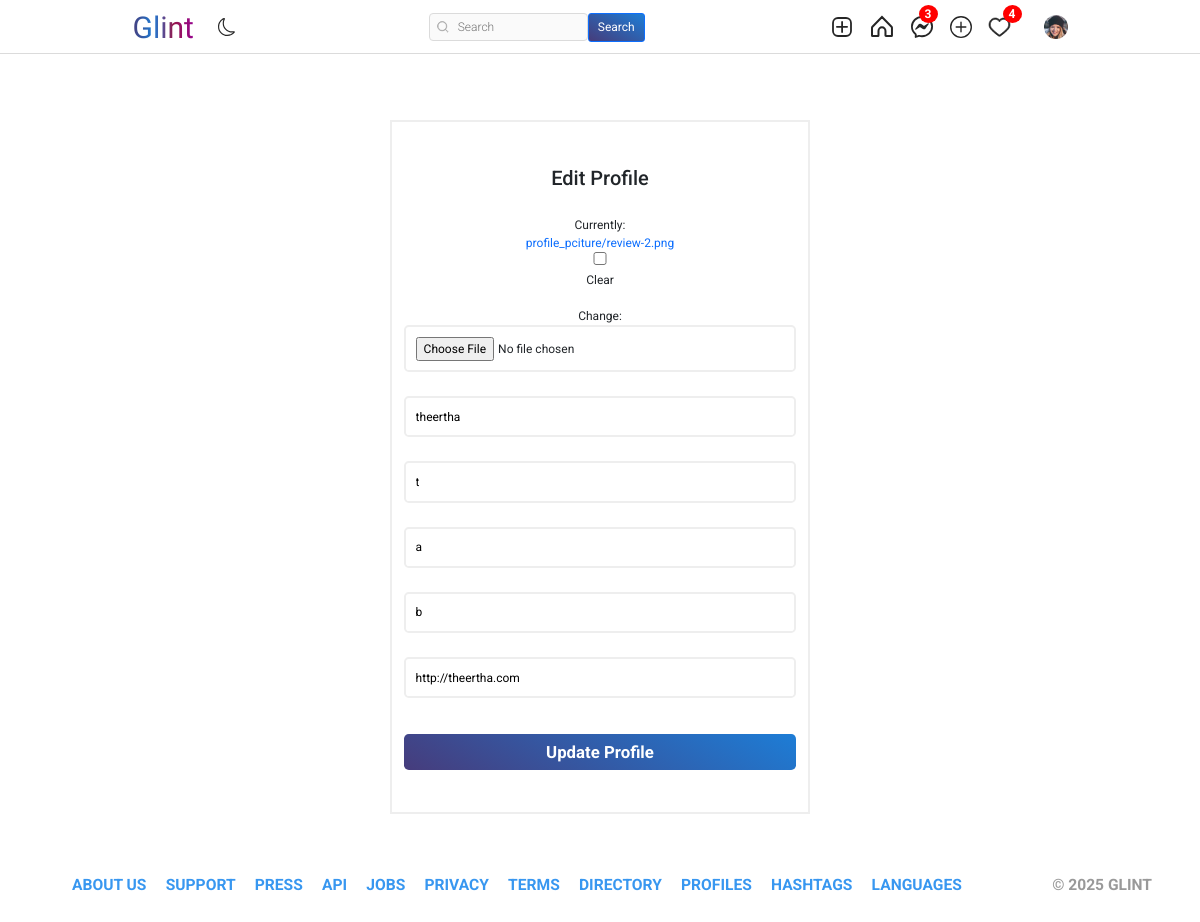
The page /users/profile/edit (signed in) on the database its author committed.
### authy/models.py (models this page shows, shortened)
class Profile(models.Model):
    user = models.OneToOneField(User, related_name='profile', on_delete=models.CASCADE)
    image = models.ImageField(upload_to="profile_pciture", null=True, default="default.jpg")
    first_name = models.CharField(max_length=200, null=True, blank=True)
    last_name = models.CharField(max_length=200, null=True, blank=True)
    bio = models.CharField(max_length=200, null=True, blank=True)
    location = models.CharField(max_length=200, null=True, blank=True)
    url = models.URLField(max_length=200, null=True, blank=True)
    favourite = models.ManyToManyField(Post, blank=True)

### authy/views.py (the view)
# urls.py: path('profile/edit', EditProfile, name="editprofile"),
def EditProfile(request):
    user = request.user.id
    profile = Profile.objects.get(user__id=user)
    if request.method == "POST":
        form = EditProfileForm(request.POST, request.FILES, instance=request.user.profile)
        if form.is_valid():
            profile.image = form.cleaned_data.get('image')
            profile.first_name = form.cleaned_data.get('first_name')
            profile.last_name = form.cleaned_data.get('last_name')
            profile.location = form.cleaned_data.get('location')
            profile.url = form.cleaned_data.get('url')
            profile.bio = form.cleaned_data.get('bio')
            profile.save()
            return redirect('profile', profile.user.username)
    else:
        form = EditProfileForm(instance=request.user.profile)
    context = {
        'form':form,
    }
    return render(request, 'editprofile.html', context)

### authy/forms.py
class EditProfileForm(forms.ModelForm):
    image = forms.ImageField(required=False)
    first_name = forms.CharField(widget=forms.TextInput(attrs={'class': 'input', 'placeholder': 'First Name'}), required=False)
    last_name = forms.CharField(widget=forms.TextInput(attrs={'class': 'input', 'placeholder': 'Last Name'}), required=False)
    bio = forms.CharField(widget=forms.TextInput(attrs={'class': 'input', 'placeholder': 'Bio'}), required=False)
    url = forms.CharField(widget=forms.TextInput(attrs={'class': 'input', 'placeholder': 'URL'}), required=False)
    location = forms.CharField(widget=forms.TextInput(attrs={'class': 'input', 'placeholder': 'Address'}), required=False)
    class Meta:
        model = Profile
        fields = ['image', 'first_name', 'last_name', 'bio', 'url', 'location']

### directs/views.py (called while the page is built)
def checkDirects(request):
	directs_count = 0
	if request.user.is_authenticated:
		directs_count = Message.objects.filter(user=request.user, is_read=False).count()
	return {'directs_count':directs_count}

### notification/views.py (called while the page is built)
def CountNotifications(request):
	count_notifications = 0
	if request.user.is_authenticated:
		count_notifications = Notification.objects.filter(user=request.user, is_seen=False).count()
	return {'count_notifications':count_notifications}

### templates/editprofile.html (shortened to what this page needs)
{% extends 'base.html' %}
{% load static %}
{% load crispy_forms_tags %}
{% block content %}
<br><br>
<!DOCTYPE html>
<html lang="en">
<head>
</head>
<body>
  <div id="wrapper">
    <div class="container">
      <div class="form-data">
        <form action="" method="POST" enctype="multipart/form-data">
          <div class="edit">
            <h3 style="padding: 20px; font-size: 20px;">Edit Profile</h3>
          </div>
          {{form.image}} <br>
		  {{form.first_name}} <br>
		  {{form.last_name}} <br>
		  {{form.bio}} <br>
		  {{form.location}} <br>
		  {{form.url}} <br>
          <button class="form-btn" type="submit">Update Profile</button>
        </form>
      </div>
    </div>
    <footer>
      <div class="container">
        <nav class="footer-nav">
          <ul>
            <li>
              <a href="#">About us</a>
            </li>
            <li>
              <a href="#">Support</a>
            </li>
            <li>
              <a href="#">Press</a>
            </li>
            <li>
              <a href="#">Api</a>
            </li>
            <li>
              <a href="#">Jobs</a>
            </li>
            <li>
              <a href="#">Privacy</a>
            </li>
            <li>
              <a href="#">Terms</a>
            </li>
            <li>
              <a href="#">Directory</a>
            </li>
            <li>
              <a href="#">Profiles</a>
            </li>
            <li>
              <a href="#">Hashtags</a>
            </li>
            <li>
              <a href="#">Languages</a>
            </li>
          </ul>
        </nav>
        <div class="copyright-notice">
          &copy 2025 Glint
        </div>
      </div>
    </footer>
  </div>
</body>
</html>
{% endblock content %}

### templates/base.html (shortened to what this page needs)
{% load static %}
<!DOCTYPE html>
<html lang="en">
<head>
    <link rel="stylesheet" href="https://cdn.jsdelivr.net/npm/bootstrap-icons@1.8.1/font/bootstrap-icons.css">
    <link href="https://cdn.jsdelivr.net/npm/bootstrap@5.1.3/dist/css/bootstrap.min.css" rel="stylesheet">
    <link rel="stylesheet" type="text/css" href="{% static 'assets1/style.css' %}">
    {% block extra_css %}
    <link rel="stylesheet" type="text/css" href="{% static 'assets1/style3.css' %}">
    {% endblock %}
</head>
<body>
    <header class="header">
        <nav class="header__content">
            <div class="header__buttons">
                    <div class="logos">
                        <p class="zen-dots-regular">Glint</p>
                    </div>
                <button class="header__theme-button" title="Toggle Theme">
                </button>
            </div>
            <form action="{% url 'search-users' %}" method="GET">
                <div class="header__search">
                    <input type="text" placeholder="Search" name="q" value="{{ request.GET.q }}">
                    <button class="btn btn-primary" type="submit">Search</button>
                </div>
            </form>
            <div class="header__buttons header__buttons--desktop">
                <a href="{% url 'newpost' %}">
                </a>
                <a href="{% url 'index' %}">
                </a>
                <a href="{% url 'message' %}" class="icon-wrapper" >
                    {% if directs_count %}
                    <span class="badge1">{{ directs_count }}</span>
                    {% endif %}
                </a>
                <a href="{% url 'newstory' %}">
                </a>
                <a href="{% url 'show-notification' %}" class="icon-wrapper">
                    {% if count_notifications %}
                        <span class="notification-badge">{{ count_notifications }}</span>
                    {% endif %}
                </a>
                <a href="">
                    <button class="profile-button">
                        <a href="{% url 'profile' request.user %}">
                            <div class="profile-button__picture">
                                <img src="{{request.user.profile.image.url}}" alt="User Picture">
                            </div>
                        </a>
                    </button>
                </a>
            </div>
        </nav>
    </header>
    {% block content %}
    {% endblock content %}
</body>
</html>

### static/assets1/style.css (style rules this page uses)
*, *::after, *::before { box-sizing: border-box; margin: 0; padding: 0; }
*, button, input, select, textarea { font-family: 'Roboto', sans-serif; }
:root { --primary: hsl(0, 0%, 100%); --secondary: hsl(0, 0%, 98%); --border: hsl(0, 0%, 86%); --story-border: hsl(0, 0%, 78%); --img-border: hsla(0, 0%, 0%, 0.1); --text-dark: hsl(0, 0%, 15%); --text-light: hsl(0, 0%, 60%); --like: hsl(355, 82%, 61%); --link: hsl(204, 100%, 48%); --header-height: 44px; --nav-height: 44px; }
body { min-height: 100vh; display: flex; flex-direction: column; overflow-y: auto; }
svg { display: block; }
img { max-width: 100%; }
.header { width: 100%; height: var(--header-height); background-color: var(--primary); display: flex; justify-content: center; position: fixed; top: 0; left: 0; z-index: 2; }
.header::after { content: ''; position: absolute; bottom: 0; width: 100%; height: 1px; background-color: var(--border); }
.header__content { width: 100%; max-width: 975px; padding: 0 14px; display: flex; justify-content: space-between; align-items: center; }
.header__theme-button { background-color: transparent; border: none; cursor: pointer; }
.header__theme-button-moon { display: unset; }
.header__search { width: 216px; height: 28px; display: none; align-items: center; position: relative; }
.header__search svg { width: 12px; height: 12px; position: absolute; left: 8px; }
.header__search input { width: 100%; height: 100%; background-color: var(--secondary); padding: 4px 10px 4px 28px; border: 1px solid var(--border); border-radius: 4px; outline: none; font-size: 12px; font-weight: 300; text-decoration: none; color: var(--text-light); text-overflow: ellipsis; overflow: hidden; white-space: nowrap; }
.header__buttons { display: flex; align-items: center; gap: 16px; }
.profile-button { background-color: transparent; border: none; outline: none; cursor: pointer; position: relative; }
.profile-button__picture { width: 24px; height: 24px; border-radius: 50%; overflow: hidden; position: relative; }
.profile-button__picture::after { content: ''; position: absolute; top: 0; bottom: 0; left: 0; right: 0; border: 1px solid var(--img-border); border-radius: 50%; }
@media (min-width: 768px) { :root { --header-height: 54px; --nav-height: 0px; } }
@media (min-width: 768px) { .header__content { padding: 0 20px; } }
@media (min-width: 768px) { .header__search { display: flex; } }

### templates/base.html (style rules this page uses)
.notification-badge { position: absolute; top: -10px; right: -10px; padding: 2px 6px; min-width: 18px; height: 18px; background: red; color: white; border-radius: 50%; padding: 2px 6px; font-size: 12px; font-weight: bold; display: flex; align-items: center; justify-content: center; line-height: 1; }
.icon-wrapper { position: relative; display: inline-block; width: 24px; height: 24px; }
.badge1 { position: absolute; top: -10px; right: -4px; padding: 2px 6px; min-width: 18px; height: 18px; border-radius: 50%; background: red; color: white; font-weight: bold; font-size: 12px; display: flex; align-items: center; justify-content: center; line-height: 1; }
.zen-dots-regular { font-family: "Zen Dots", sans-serif; font-weight: 500; font-style: normal; font-size: 2.5rem; justify-items: center; margin-bottom: 0; background: linear-gradient(90deg, #463c7c, #1d7dd6, #96164b,#970490); -webkit-background-clip: text; -webkit-text-fill-color: transparent; background-clip: text; display: inline-block; color: #e74c3c; }
.header__theme-button { padding: 4px 8px; border: none; border-radius: 4px; cursor: pointer; width: auto; height: 32px; display: flex; align-items: center; justify-content: flex-start; }
.header__theme-button svg { width: 18px; height: 18px; stroke-width: 0.5; flex-shrink: 0; }
.header__content { padding: 5px; }
.btn-primary { background: linear-gradient(30deg, #463c7a, #1d7dd6); }
@media (min-width: 768px) { :root { --header-height: 54px; --nav-height: 0px; } }
@media (min-width: 768px) { .header__content { padding: 0 20px; } }
@media (min-width: 768px) { .header__search { display: flex; } }

### rows shown on the page
Profile: first_name "theertha", last_name "t", bio "a", location "b", url "http://theertha.com"

### other values the page prints
{{ directs_count }} "3"
{{ count_notifications }} "4"
